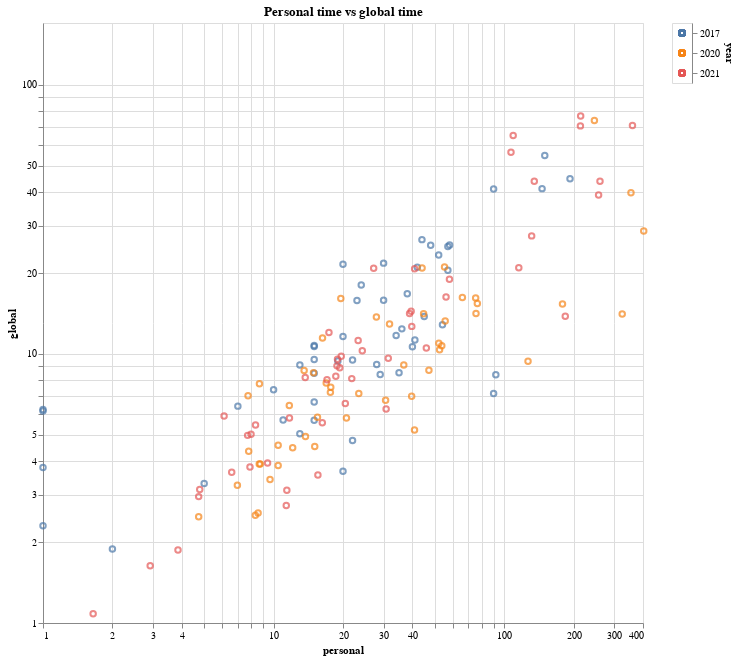

Notebook cell for this chart:
### Code cell
selection = alt.selection_multi(fields=['year'])

color = alt.condition(selection,
                      alt.Color('year:N', legend=None),
                      alt.value('lightgray'))

chart = alt.Chart(df).mark_point().encode(
    x=alt.X('personal:Q',scale=alt.Scale(type='log', domain=(1, 400))),
    y=alt.Y('global:Q',scale=alt.Scale(type='log', domain=(1,170))),
    color = color,
    tooltip=['year','day','star']
).properties(
    title='Personal time vs global time',
    width=600,
    height=600)


legend = alt.Chart(df).mark_point().encode(
    y=alt.Y('year:N', axis=alt.Axis(orient='right')),
    color=color
).add_selection(
    selection
)

chart | legend

### Figure 1 — Vega-Lite specification as saved in the notebook (floating-point values rounded to 4 significant figures; data arrays with more than 128 entries replaced by an {"elided": "..."} marker saying what was removed)
{"config": {"view": {"continuousWidth": 400, "continuousHeight": 300}}, "hconcat": [{"mark": "point", "encoding": {"color": {"condition": {"type": "nominal", "field": "year", "legend": null, "selection": "selector004"}, "value": "lightgray"}, "tooltip": [{"type": "quantitative", "field": "year"}, {"type": "quantitative", "field": "day"}, {"type": "quantitative", "field": "star"}], "x": {"type": "quantitative", "field": "personal", "scale": {"domain": [1, 400], "type": "log"}}, "y": {"type": "quantitative", "field": "global", "scale": {"domain": [1, 170], "type": "log"}}}, "height": 600, "title": "Personal time vs global time", "width": 600}, {"mark": "point", "encoding": {"color": {"condition": {"type": "nominal", "field": "year", "legend": null, "selection": "selector004"}, "value": "lightgray"}, "y": {"type": "nominal", "axis": {"orient": "right"}, "field": "year"}}, "selection": {"selector004": {"type": "multi", "fields": ["year"]}}}], "data": {"name": "data-f83ba4c75ffb50920c5b91d7968216db"}, "$schema": "https://vega.github.io/schema/vega-lite/v4.8.1.json", "datasets": {"data-f83ba4c75ffb50920c5b91d7968216db": {"elided": "150 records"}}}
